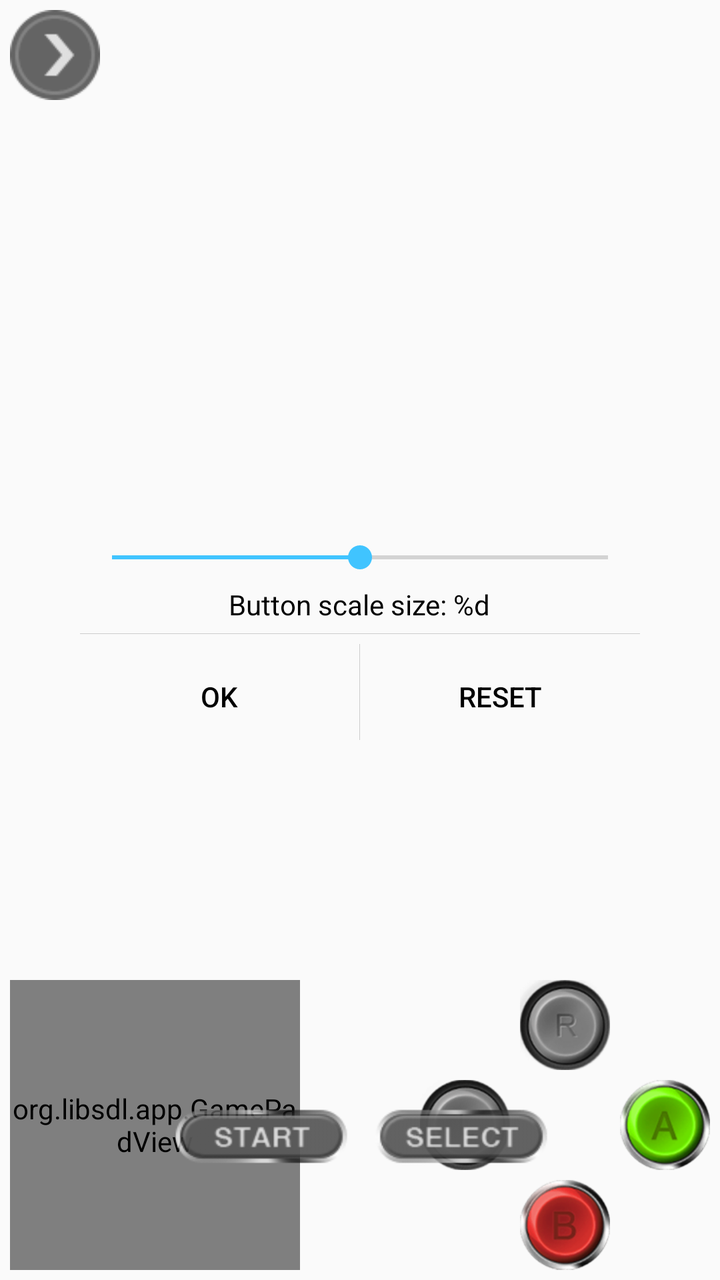
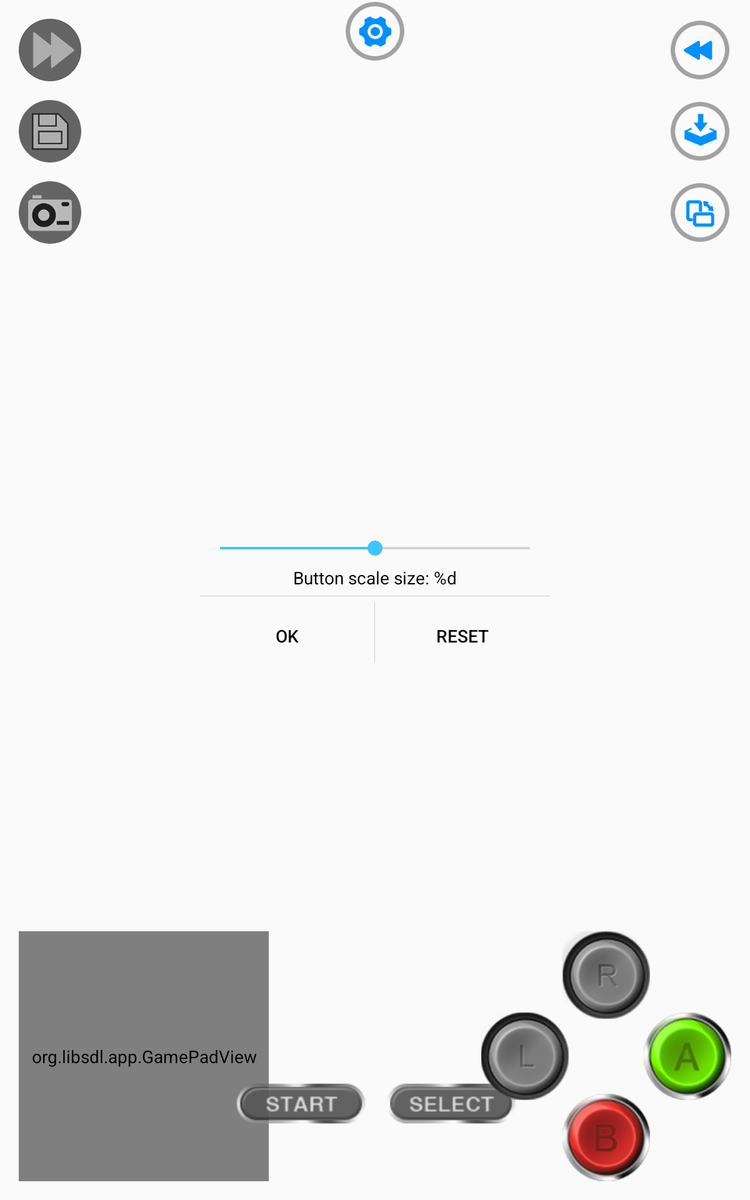

First picture: res/layout/ on a phone held upright. Second picture: the repository's own variant of that layout, on a device whose configuration matches the variant's folder. Source for both follows.
<!-- AndroidManifest.xml: application theme AppTheme -->
<!-- res/layout/gamepad_relative_layout.xml -->
<?xml version="1.0" encoding="utf-8"?>
<RelativeLayout xmlns:android="http://schemas.android.com/apk/res/android"
    android:layout_width="match_parent"
    android:layout_height="match_parent"
    android:keepScreenOn="true">
    <LinearLayout
        android:layout_marginLeft="5dp"
        android:layout_marginTop="5dp"
        android:layout_width="wrap_content"
        android:layout_height="wrap_content"
        android:orientation="vertical">
        <ToggleButton
            android:id="@+id/pad_layout_set_toggle_btn"
            android:layout_width="45dp"
            android:layout_height="45dp"
            android:background="@drawable/pad_layout_set_toggle_btn"
            android:checked="false"
            android:textOn=""
            android:textOff=""/>
        <LinearLayout
            android:id="@+id/pad_layout_set_ui"
            android:layout_width="wrap_content"
            android:layout_height="wrap_content"
            android:orientation="horizontal"
            android:visibility="gone"
            android:background="@drawable/mdialog_bg">
            <ToggleButton
                android:id="@+id/gamepad_togbtn_speed"
                android:layout_marginLeft="5dp"
                android:layout_width="50dp"
                android:layout_height="50dp"
                android:background="@mipmap/speed_normal"
                android:checked="false"
                android:textOn="@null"
                android:textOff="@null"/>
            <Button
                android:id="@+id/gamepad_btn_save"
                android:layout_marginLeft="5dp"
                android:layout_width="50dp"
                android:layout_height="50dp"
                android:background="@mipmap/save_state"/>
            <Button
                android:id="@+id/gamepad_btn_screenshot"
                android:layout_marginLeft="5dp"
                android:layout_width="50dp"
                android:layout_height="50dp"
                android:background="@mipmap/screenshot_normal"/>
            <Button
                android:id="@+id/gamepad_btn_read"
                android:layout_marginLeft="5dp"
                android:layout_width="50dp"
                android:layout_height="50dp"
                android:background="@mipmap/load_state"/>
            <Button
                android:id="@+id/gamepad_btn_orien"
                android:layout_marginLeft="5dp"
                android:layout_width="50dp"
                android:layout_height="50dp"
                android:background="@mipmap/change_ori"/>
            <Button
                android:layout_marginLeft="5dp"
                android:id="@+id/gamepad_btn_menu"
                android:layout_width="50dp"
                android:layout_height="50dp"
                android:background="@mipmap/setting_game"
                />
        </LinearLayout>
    </LinearLayout>

    <org.libsdl.app.GamePadView
        android:layout_margin="5dp"
        android:layout_alignParentLeft="true"
        android:layout_centerVertical="true"
        android:layout_alignParentBottom="true"
        android:id="@+id/gamepad_view_joy"
        android:layout_width="@dimen/gamepad_size"
        android:layout_height="@dimen/gamepad_size"
        android:background="@color/grey"/>

    <RelativeLayout
        android:id="@+id/gamepad_relative_4btn"
        android:layout_alignParentRight="true"
        android:layout_alignParentBottom="true"
        android:layout_margin="5dp"
        android:layout_width="@dimen/gamepad4_size"
        android:layout_height="@dimen/gamepad4_size">
        <Button
            android:id="@+id/gamepad_btn_a"
            android:layout_width="@dimen/gamepad4_button_size"
            android:layout_height="@dimen/gamepad4_button_size"
            android:layout_centerVertical="true"
            android:layout_alignParentRight="true"
            android:background="@mipmap/emu_a"/>
        <Button
            android:id="@+id/gamepad_btn_b"
            android:layout_alignParentBottom="true"
            android:layout_centerHorizontal="true"
            android:layout_width="@dimen/gamepad4_button_size"
            android:layout_height="@dimen/gamepad4_button_size"
            android:background="@mipmap/emu_b"/>
        <Button
            android:id="@+id/gamepad_btn_l"
            android:layout_centerVertical="true"
            android:layout_alignParentLeft="true"
            android:layout_width="@dimen/gamepad4_button_size"
            android:layout_height="@dimen/gamepad4_button_size"
            android:background="@mipmap/emu_l"/>
        <Button
            android:id="@+id/gamepad_btn_r"
            android:layout_centerHorizontal="true"
            android:layout_width="@dimen/gamepad4_button_size"
            android:layout_height="@dimen/gamepad4_button_size"
            android:background="@mipmap/emu_r"/>
    </RelativeLayout>

    <include
        android:id="@+id/gamepad_relative_util_layout"
        layout="@layout/gamepad_relative_util_layout"
        android:layout_centerInParent="true"
        android:layout_width="300dp"
        android:layout_height="wrap_content"
        />
    <LinearLayout
        android:id="@+id/gamepad_relative_linear_startselect"
        android:layout_centerHorizontal="true"
        android:layout_width="wrap_content"
        android:orientation="horizontal"
        android:layout_alignParentBottom="true"
        android:layout_marginBottom="45dp"
        android:layout_marginTop="50dp"
        android:layout_height="wrap_content">
        <Button
            android:id="@+id/gamepad_btn_start"
            android:layout_width="100dp"
            android:layout_height="50dp"
            android:background="@mipmap/emu_start"/>
        <Button
            android:id="@+id/gamepad_btn_select"
            android:layout_width="100dp"
            android:layout_height="50dp"
            android:background="@mipmap/emu_select"/>
    </LinearLayout>
</RelativeLayout>
<!-- res/layout/gamepad_relative_util_layout.xml (included above) -->
<?xml version="1.0" encoding="utf-8"?>
<FrameLayout xmlns:android="http://schemas.android.com/apk/res/android"
    android:layout_width="match_parent"
    android:layout_height="wrap_content"
    android:background="@drawable/mdialog_bg">
    <LinearLayout
        android:layout_margin="10dp"
        android:id="@+id/game_relative_util_linear_buttonsize"
        android:orientation="vertical"
        android:layout_width="match_parent"
        android:layout_height="wrap_content">

        <SeekBar
            android:id="@+id/game_relative_util_linear_seeksize"
            android:layout_width="match_parent"
            android:layout_height="wrap_content"
            android:progress="500"
            android:max="1000"
            android:min="0" />
        <TextView
            android:id="@+id/game_relative_util_linear_textsize"
            android:layout_marginTop="5dp"
            android:layout_width="wrap_content"
            android:layout_height="wrap_content"
            android:textColor="@color/black"
            android:text="@string/btn_size"
            android:layout_gravity="center"/>
        <View
            android:layout_marginTop="5dp"
            android:layout_width="match_parent"
            android:layout_height="1px"
            android:background="@color/grey"/>
        <LinearLayout
            android:layout_width="match_parent"
            android:layout_height="wrap_content"
            android:orientation="horizontal">
            <Button
                android:layout_weight="1"
                android:id="@+id/game_relative_util_linear_btnok"
                android:layout_marginTop="5dp"
                android:layout_width="wrap_content"
                android:layout_height="wrap_content"
                android:layout_gravity="center"
                android:background="@color/trans"
                android:textColor="@color/black"
                android:text="@string/ok"/>
            <View
                android:layout_marginTop="5dp"
                android:layout_width="1px"
                android:layout_height="match_parent"
                android:background="@color/grey"/>
            <Button
                android:layout_weight="1"
                android:id="@+id/game_relative_util_linear_btnreset"
                android:layout_marginTop="5dp"
                android:layout_width="wrap_content"
                android:layout_height="wrap_content"
                android:layout_gravity="center"
                android:background="@color/trans"
                android:textColor="@color/black"
                android:text="@string/reset"/>

        </LinearLayout>

    </LinearLayout>
</FrameLayout>
<!-- resources referenced by this layout -->
<resources>
  <color name="black">#000</color>
  <color name="grey">#ccc</color>
  <color name="trans">#00FFFFFF</color>
  <!-- from res/values-sw240dp/ -->
  <dimen name="gamepad4_button_size">45dp</dimen>
  <!-- from res/values-sw320dp/ -->
  <dimen name="gamepad4_size">145dp</dimen>
  <!-- from res/values-sw320dp/ -->
  <dimen name="gamepad_size">145dp</dimen>
  <!-- drawable pad_layout_set_toggle_btn (drawable) -->
  <?xml version="1.0" encoding="utf-8"?>
  <selector xmlns:android="http://schemas.android.com/apk/res/android">
      <item android:drawable="@mipmap/more_setting_press" android:state_checked="true"></item>
      <item android:drawable="@mipmap/more_setting_normal" android:state_checked="false"></item>
  </selector>
  <!-- mipmap change_ori: png bitmap (mipmap-xhdpi, 23298 bytes) -->
  <!-- mipmap emu_a: png bitmap (mipmap-xhdpi, 5789 bytes) -->
  <!-- mipmap emu_b: png bitmap (mipmap-xhdpi, 5867 bytes) -->
  <!-- mipmap emu_l: png bitmap (mipmap-xhdpi, 6217 bytes) -->
  <!-- mipmap emu_r: png bitmap (mipmap-xhdpi, 6323 bytes) -->
  <!-- mipmap emu_select: png bitmap (mipmap-xhdpi, 2531 bytes) -->
  <!-- mipmap emu_start: png bitmap (mipmap-xhdpi, 2535 bytes) -->
  <!-- mipmap load_state: png bitmap (mipmap-xhdpi, 25671 bytes) -->
  <!-- mipmap save_state: png bitmap (mipmap-xhdpi, 9174 bytes) -->
  <!-- mipmap screenshot_normal: png bitmap (mipmap-xhdpi, 11165 bytes) -->
  <!-- mipmap setting_game: png bitmap (mipmap-xhdpi, 25018 bytes) -->
  <!-- mipmap speed_normal: png bitmap (mipmap-xhdpi, 12091 bytes) -->
  <string name="btn_size">Button scale size: %d</string>
  <string name="ok">Ok</string>
  <string name="reset">Reset</string>
  <style name="AppTheme" parent="@style/Theme.AppCompat.DayNight">
          <item name="coordinatorLayoutStyle">@style/Widget.Support.CoordinatorLayout</item>
          <item name="cardViewStyle">@style/CardView.Light</item>
          <item name="colorPrimary">@color/colorPrimary</item>
          <item name="colorPrimaryDark">@color/colorPrimaryDark</item>
          <item name="colorAccent">@color/colorAccent</item>
          <item name="android:windowIsTranslucent">false</item>
          <item name="android:windowDisablePreview">true</item>
      </style>
  <color name="colorPrimary">#0090FF</color>
  <color name="colorPrimaryDark">#0090FF</color>
  <color name="colorAccent">#40c4ff</color>
</resources>
<!-- res/layout-sw600dp/gamepad_relative_layout.xml (the repository's variant of the layout above) -->
<!-- drawn on a 7-inch tablet held upright -->
<?xml version="1.0" encoding="utf-8"?>
<RelativeLayout xmlns:android="http://schemas.android.com/apk/res/android"
    android:layout_width="match_parent"
    android:layout_height="match_parent"
    android:keepScreenOn="true">

    <LinearLayout
        android:layout_width="wrap_content"
        android:layout_height="wrap_content"
        android:orientation="vertical">
        <ToggleButton
            android:id="@+id/gamepad_togbtn_speed"
            android:layout_margin="15dp"
            android:layout_width="50dp"
            android:layout_height="50dp"
            android:background="@mipmap/speed_normal"
            android:checked="false"
            android:textOn="@null"
            android:textOff="@null"/>
        <Button
            android:id="@+id/gamepad_btn_save"
            android:layout_marginLeft="15dp"
            android:layout_width="50dp"
            android:layout_height="50dp"
            android:background="@mipmap/save_state"/>
        <Button
            android:id="@+id/gamepad_btn_screenshot"
            android:layout_marginTop="15dp"
            android:layout_marginLeft="15dp"
            android:layout_width="50dp"
            android:layout_height="50dp"
            android:background="@mipmap/screenshot_normal"/>
    </LinearLayout>
    <LinearLayout
        android:layout_alignParentRight="true"
        android:layout_width="wrap_content"
        android:layout_height="wrap_content"
        android:orientation="vertical">
        <ToggleButton
            android:id="@+id/gamepad_togbtn_rewind"
            android:layout_margin="15dp"
            android:layout_width="50dp"
            android:layout_height="50dp"
            android:background="@mipmap/reback_normal"
            android:checked="false"
            android:textOn="@null"
            android:textOff="@null"/>
        <Button
            android:id="@+id/gamepad_btn_read"
            android:layout_marginLeft="15dp"
            android:layout_width="50dp"
            android:layout_height="50dp"
            android:background="@mipmap/load_state"/>
        <Button
            android:id="@+id/gamepad_btn_orien"
            android:layout_marginTop="15dp"
            android:layout_marginLeft="15dp"
            android:layout_width="50dp"
            android:layout_height="50dp"
            android:background="@mipmap/change_ori"/>
    </LinearLayout>
    <RelativeLayout
        android:id="@+id/gamepad_relative_gamepadview"
        android:layout_centerVertical="true"
        android:layout_alignParentBottom="true"
        android:layout_margin="15dp"
        android:layout_width="200dp"
        android:layout_height="200dp">
        <org.libsdl.app.GamePadView
            android:id="@+id/gamepad_view_joy"
            android:layout_width="match_parent"
            android:layout_height="match_parent"
            android:background="@mipmap/analog_0"/>

    </RelativeLayout>

    <LinearLayout
        android:layout_centerInParent="true"
        android:layout_width="wrap_content"
        android:orientation="horizontal"
        android:layout_alignParentBottom="true"
        android:layout_marginBottom="45dp"
        android:layout_height="wrap_content">
        <Button
            android:id="@+id/gamepad_btn_start"
            android:layout_width="120dp"
            android:layout_height="60dp"
            android:background="@mipmap/emu_start"/>
        <Button
            android:id="@+id/gamepad_btn_select"
            android:layout_width="120dp"
            android:layout_height="60dp"
            android:background="@mipmap/emu_select"/>
    </LinearLayout>
    <RelativeLayout
        android:id="@+id/gamepad_relative_4btn"
        android:layout_alignParentRight="true"
        android:layout_alignParentBottom="true"
        android:layout_margin="15dp"
        android:layout_width="200dp"
        android:layout_height="200dp">
        <Button
            android:id="@+id/gamepad_btn_a"
            android:layout_width="70dp"
            android:layout_height="70dp"
            android:layout_centerVertical="true"
            android:layout_alignParentRight="true"
            android:background="@mipmap/emu_a"/>
        <Button
            android:id="@+id/gamepad_btn_b"
            android:layout_alignParentBottom="true"
            android:layout_centerHorizontal="true"
            android:layout_width="70dp"
            android:layout_height="70dp"
            android:background="@mipmap/emu_b"/>
        <Button
            android:id="@+id/gamepad_btn_l"
            android:layout_centerVertical="true"
            android:layout_alignParentLeft="true"
            android:layout_width="70dp"
            android:layout_height="70dp"
            android:background="@mipmap/emu_l"/>
        <Button
            android:id="@+id/gamepad_btn_r"
            android:layout_centerHorizontal="true"
            android:layout_width="70dp"
            android:layout_height="70dp"
            android:background="@mipmap/emu_r"/>
    </RelativeLayout>
    <RelativeLayout
        android:layout_centerHorizontal="true"
        android:layout_alignParentTop="true"
        android:layout_width="wrap_content"
        android:layout_height="wrap_content">
        <Button
            android:id="@+id/gamepad_btn_menu"
            android:layout_width="50dp"
            android:layout_height="50dp"
            android:background="@mipmap/setting_game"
            />
    </RelativeLayout>
    <include
        android:id="@+id/gamepad_relative_util_layout"
        layout="@layout/gamepad_relative_util_layout"
        android:layout_centerInParent="true"
        android:layout_width="300dp"
        android:layout_height="wrap_content"
        />
</RelativeLayout>
<!-- resources referenced by the variant -->
<!-- as a 7-inch tablet held upright resolves them -->
<resources>
  <color name="black">#000</color>
  <color name="grey">#ccc</color>
  <color name="trans">#00FFFFFF</color>
  <!-- mipmap analog_0: png bitmap (mipmap-xhdpi, 45431 bytes) -->
  <!-- mipmap change_ori: png bitmap (mipmap-xhdpi, 23298 bytes) -->
  <!-- mipmap emu_a: png bitmap (mipmap-xhdpi, 5789 bytes) -->
  <!-- mipmap emu_b: png bitmap (mipmap-xhdpi, 5867 bytes) -->
  <!-- mipmap emu_l: png bitmap (mipmap-xhdpi, 6217 bytes) -->
  <!-- mipmap emu_r: png bitmap (mipmap-xhdpi, 6323 bytes) -->
  <!-- mipmap emu_select: png bitmap (mipmap-xhdpi, 2531 bytes) -->
  <!-- mipmap emu_start: png bitmap (mipmap-xhdpi, 2535 bytes) -->
  <!-- mipmap load_state: png bitmap (mipmap-xhdpi, 25671 bytes) -->
  <!-- mipmap reback_normal: png bitmap (mipmap-xhdpi, 23398 bytes) -->
  <!-- mipmap save_state: png bitmap (mipmap-xhdpi, 9174 bytes) -->
  <!-- mipmap screenshot_normal: png bitmap (mipmap-xhdpi, 11165 bytes) -->
  <!-- mipmap setting_game: png bitmap (mipmap-xhdpi, 25018 bytes) -->
  <!-- mipmap speed_normal: png bitmap (mipmap-xhdpi, 12091 bytes) -->
  <string name="btn_size">Button scale size: %d</string>
  <string name="ok">Ok</string>
  <string name="reset">Reset</string>
  <style name="AppTheme" parent="@style/Theme.AppCompat.DayNight">
          <item name="coordinatorLayoutStyle">@style/Widget.Support.CoordinatorLayout</item>
          <item name="cardViewStyle">@style/CardView.Light</item>
          <item name="colorPrimary">@color/colorPrimary</item>
          <item name="colorPrimaryDark">@color/colorPrimaryDark</item>
          <item name="colorAccent">@color/colorAccent</item>
          <item name="android:windowIsTranslucent">false</item>
          <item name="android:windowDisablePreview">true</item>
      </style>
  <color name="colorPrimary">#0090FF</color>
  <color name="colorPrimaryDark">#0090FF</color>
  <color name="colorAccent">#40c4ff</color>
</resources>
